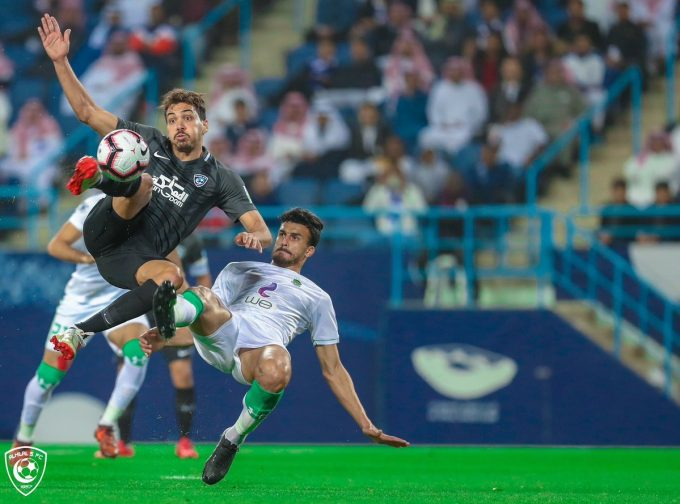
#> input picture ce3.jpg, 680 x 504 px
$ python HistEqualizer.py --image ce3.jpg
#> lines starting #> are read from the running program, lines starting #| are printed output that depends on the picture
import numpy as np
import cv2 as cv
import argparse
import matplotlib.pyplot as pt

ap = argparse.ArgumentParser()
ap.add_argument("-i", "--image", required=True, help="Path to img")
args = vars(ap.parse_args())

img = cv.imread(args["image"])
#> img is the input picture: shape (504, 680, 3); mean B, G, R 100.4, 101.9, 69.7
cv.imshow("org", img)


img=cv.cvtColor(img,cv.COLOR_BGR2GRAY)
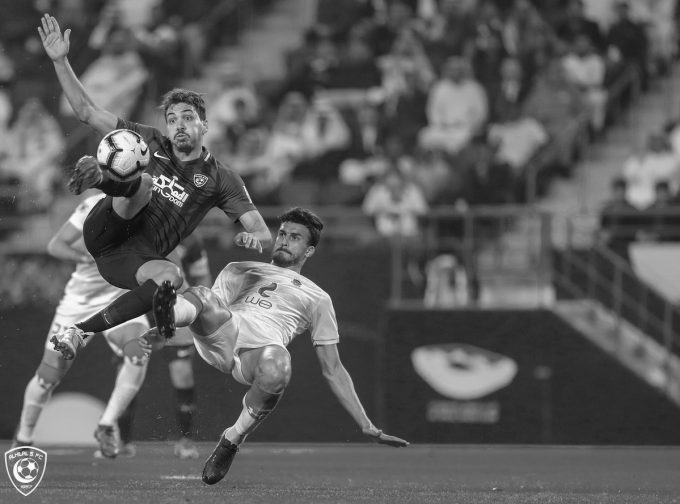
#> img: shape (504, 680); min 5, max 255, mean 92.1
cv.imshow("gray", img)

eq=cv.equalizeHist(img)
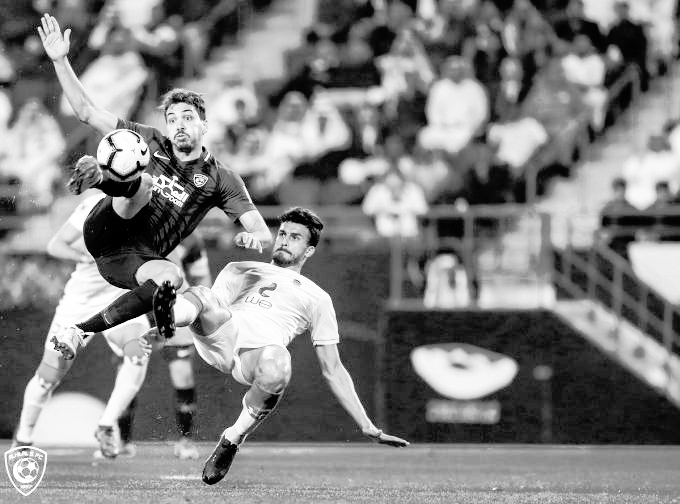
#> eq: shape (504, 680); min 0, max 255, mean 128.6
cv.imshow("eq", np.hstack([img,eq]))
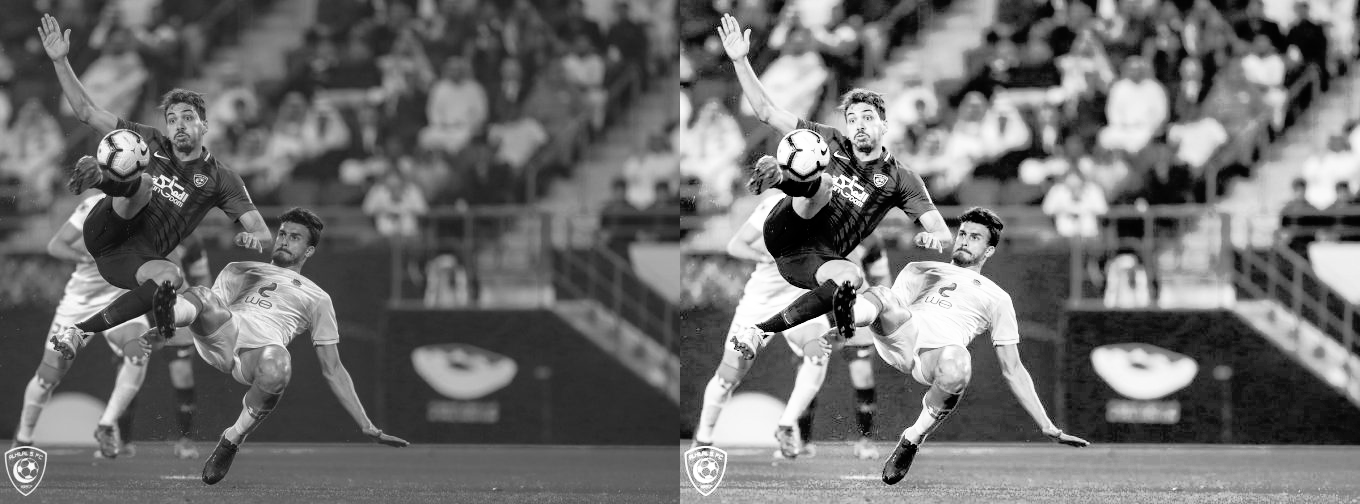
#> window 'eq': shape (504, 1360); min 0, max 255, mean 110.4
cv.waitKey(0)
